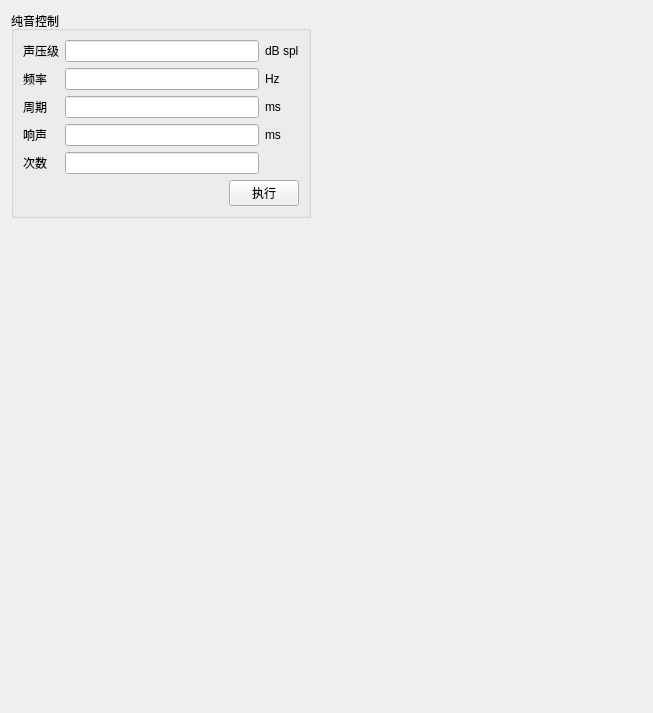
            <widget class="QWidget" name="scrollAreaWidgetContents_6">
             <property name="geometry">
              <rect>
               <x>0</x>
               <y>0</y>
               <width>653</width>
               <height>713</height>
              </rect>
             </property>
             <layout class="QVBoxLayout" name="verticalLayout_59">
              <item>
               <layout class="QVBoxLayout" name="verticalLayout_34">
                <item>
                 <widget class="QGroupBox" name="groupBox_7">
                  <property name="sizePolicy">
                   <sizepolicy hsizetype="Fixed" vsizetype="Fixed">
                    <horstretch>0</horstretch>
                    <verstretch>0</verstretch>
                   </sizepolicy>
                  </property>
                  <property name="minimumSize">
                   <size>
                    <width>300</width>
                    <height>0</height>
                   </size>
                  </property>
                  <property name="maximumSize">
                   <size>
                    <width>300</width>
                    <height>16777215</height>
                   </size>
                  </property>
                  <property name="title">
                   <string>纯音控制</string>
                  </property>
                  <layout class="QVBoxLayout" name="verticalLayout_51">
                   <item>
                    <layout class="QVBoxLayout" name="verticalLayout_15">
                     <item>
                      <layout class="QGridLayout" name="gridLayout_6">
                       <item row="2" column="2">
                        <widget class="QLabel" name="label_37">
                         <property name="text">
                          <string>ms</string>
                         </property>
                         <property name="alignment">
                          <set>Qt::AlignLeading|Qt::AlignLeft|Qt::AlignVCenter</set>
                         </property>
                        </widget>
                       </item>
                       <item row="2" column="1">
                        <widget class="QLineEdit" name="soundCycleLE">
                         <property name="maximumSize">
                          <size>
                           <width>16777215</width>
                           <height>22</height>
                          </size>
                         </property>
                         <property name="focusPolicy">
                          <enum>Qt::StrongFocus</enum>
                         </property>
                         <property name="text">
                          <string/>
                         </property>
                        </widget>
                       </item>
                       <item row="3" column="0">
                        <widget class="QLabel" name="label_33">
                         <property name="text">
                          <string>响声</string>
                         </property>
                        </widget>
                       </item>
                       <item row="3" column="2">
                        <widget class="QLabel" name="label_38">
                         <property name="text">
                          <string>ms</string>
                         </property>
                         <property name="alignment">
                          <set>Qt::AlignLeading|Qt::AlignLeft|Qt::AlignVCenter</set>
                         </property>
                        </widget>
                       </item>
                       <item row="4" column="1">
                        <widget class="QLineEdit" name="soundNumsLE">
                         <property name="maximumSize">
                          <size>
                           <width>16777215</width>
                           <height>22</height>
                          </size>
                         </property>
                         <property name="text">
                          <string/>
                         </property>
                        </widget>
                       </item>
                       <item row="3" column="1">
                        <widget class="QLineEdit" name="soundContinueLE">
                         <property name="maximumSize">
                          <size>
                           <width>16777215</width>
                           <height>22</height>
                          </size>
                         </property>
                         <property name="focusPolicy">
                          <enum>Qt::StrongFocus</enum>
                         </property>
                         <property name="text">
                          <string/>
                         </property>
                        </widget>
                       </item>
                       <item row="0" column="0">
                        <widget class="QLabel" name="label_11">
                         <property name="sizePolicy">
                          <sizepolicy hsizetype="Fixed" vsizetype="Preferred">
                           <horstretch>0</horstretch>
                           <verstretch>0</verstretch>
                          </sizepolicy>
                         </property>
                         <property name="text">
                          <string>声压级</string>
                         </property>
                        </widget>
                       </item>
                       <item row="2" column="0">
                        <widget class="QLabel" name="label_26">
                         <property name="text">
                          <string>周期</string>
                         </property>
                        </widget>
                       </item>
                       <item row="1" column="1">
                        <widget class="QLineEdit" name="soundFrequencyLE">
                         <property name="maximumSize">
                          <size>
                           <width>16777215</width>
                           <height>22</height>
                          </size>
                         </property>
                         <property name="focusPolicy">
                          <enum>Qt::StrongFocus</enum>
                         </property>
                         <property name="text">
                          <string/>
                         </property>
                        </widget>
                       </item>
                       <item row="0" column="2">
                        <widget class="QLabel" name="label_35">
                         <property name="text">
                          <string>dB spl</string>
                         </property>
                         <property name="alignment">
                          <set>Qt::AlignLeading|Qt::AlignLeft|Qt::AlignVCenter</set>
                         </property>
                        </widget>
                       </item>
                       <item row="1" column="0">
                        <widget class="QLabel" name="label_13">
                         <property name="text">
                          <string>频率</string>
                         </property>
                        </widget>
                       </item>
                       <item row="1" column="2">
                        <widget class="QLabel" name="label_36">
                         <property name="text">
                          <string>Hz</string>
                         </property>
                         <property name="alignment">
                          <set>Qt::AlignLeading|Qt::AlignLeft|Qt::AlignVCenter</set>
                         </property>
                        </widget>
                       </item>
                       <item row="0" column="1">
                        <widget class="QLineEdit" name="soundPresLE">
                         <property name="maximumSize">
                          <size>
                           <width>16777215</width>
                           <height>22</height>
                          </size>
                         </property>
                         <property name="text">
                          <string/>
                         </property>
                        </widget>
                       </item>
                       <item row="4" column="0">
                        <widget class="QLabel" name="label_34">
                         <property name="text">
                          <string>次数</string>
                         </property>
                        </widget>
                       </item>
                      </layout>
                     </item>
                    </layout>
                   </item>
                   <item>
                    <layout class="QHBoxLayout" name="horizontalLayout_26">
                     <item>
                      <widget class="QLabel" name="ToneCtrlErrorShow">
                       <property name="sizePolicy">
                        <sizepolicy hsizetype="Expanding" vsizetype="Preferred">
                         <horstretch>0</horstretch>
                         <verstretch>0</verstretch>
                        </sizepolicy>
                       </property>
                       <property name="text">
                        <string/>
                       </property>
                      </widget>
                     </item>
                     <item>
                      <widget class="QPushButton" name="voiceCtrlBt">
                       <property name="sizePolicy">
                        <sizepolicy hsizetype="Fixed" vsizetype="Fixed">
                         <horstretch>0</horstretch>
                         <verstretch>0</verstretch>
                        </sizepolicy>
                       </property>
                       <property name="maximumSize">
                        <size>
                         <width>70</width>
                         <height>30</height>
                        </size>
                       </property>
                       <property name="focusPolicy">
                        <enum>Qt::StrongFocus</enum>
                       </property>
                       <property name="text">
                        <string>执行</string>
                       </property>
                      </widget>
                     </item>
                    </layout>
                   </item>
                  </layout>
                 </widget>
                </item>
                <item>
                 <spacer name="verticalSpacer_16">
                  <property name="orientation">
                   <enum>Qt::Vertical</enum>
                  </property>
                  <property name="sizeType">
                   <enum>QSizePolicy::Fixed</enum>
                  </property>
                  <property name="sizeHint" stdset="0">
                   <size>
                    <width>20</width>
                    <height>20</height>
                   </size>
                  </property>
                 </spacer>
                </item>
                <item>
                 <widget class="QLabel" name="label_5">
                  <property name="text">
                   <string/>
                  </property>
                  <property name="pixmap">
                   <pixmap resource="image.qrc">:/Resource/icon/Tone.jpg</pixmap>
                  </property>
                 </widget>
                </item>
                <item>
                 <spacer name="verticalSpacer_12">
                  <property name="orientation">
                   <enum>Qt::Vertical</enum>
                  </property>
                  <property name="sizeHint" stdset="0">
                   <size>
                    <width>20</width>
                    <height>40</height>
                   </size>
                  </property>
                 </spacer>
                </item>
               </layout>
              </item>
             </layout>
            </widget>
